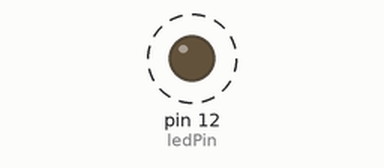
Recording of a sketch running on a simulated Arduino Uno, built with avr-gcc and run on an emulated ATmega328P. On the bench: output pins drawn as LEDs (lit = HIGH). Dashed ring = blinking. What the sketch prints to the serial monitor is not drawn.

Above: at 0.5 s.
Timing chart, 0 to 4.6 s (numbered marks = the images above):
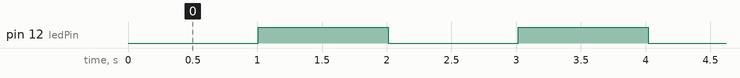

Measured:
- by itself, pin 12 (ledPin): alternates HIGH for 1.0 s and LOW for 1.0 s

The sketch:

blink_without_delay.ino
```cpp
const int ledPin = 12;
unsigned long currentTime = 0;
unsigned long lastTime = 0;
const int interval = 1000;
int ledState = LOW;

void setup() {
  // put your setup code here, to run once:
  pinMode(ledPin , OUTPUT);
  Serial.begin(9600);

}

void loop() {
  // put your main code here, to run repeatedly:
   currentTime = millis();
  Serial.println(currentTime);

  if(currentTime - lastTime >= interval)
  {
    ledState = !ledState;
    digitalWrite(ledPin , ledState);
    lastTime = currentTime;
  }

}
```
